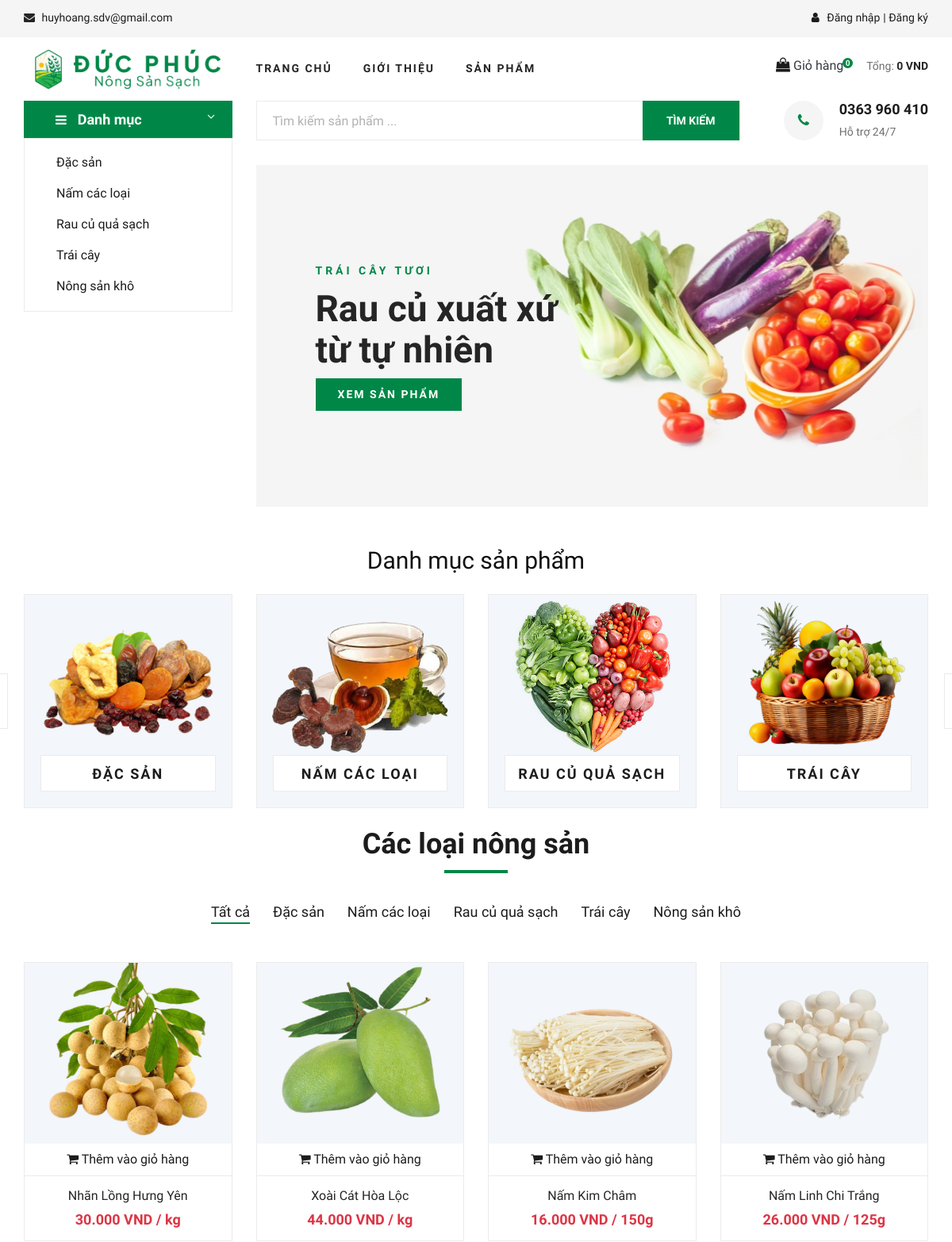
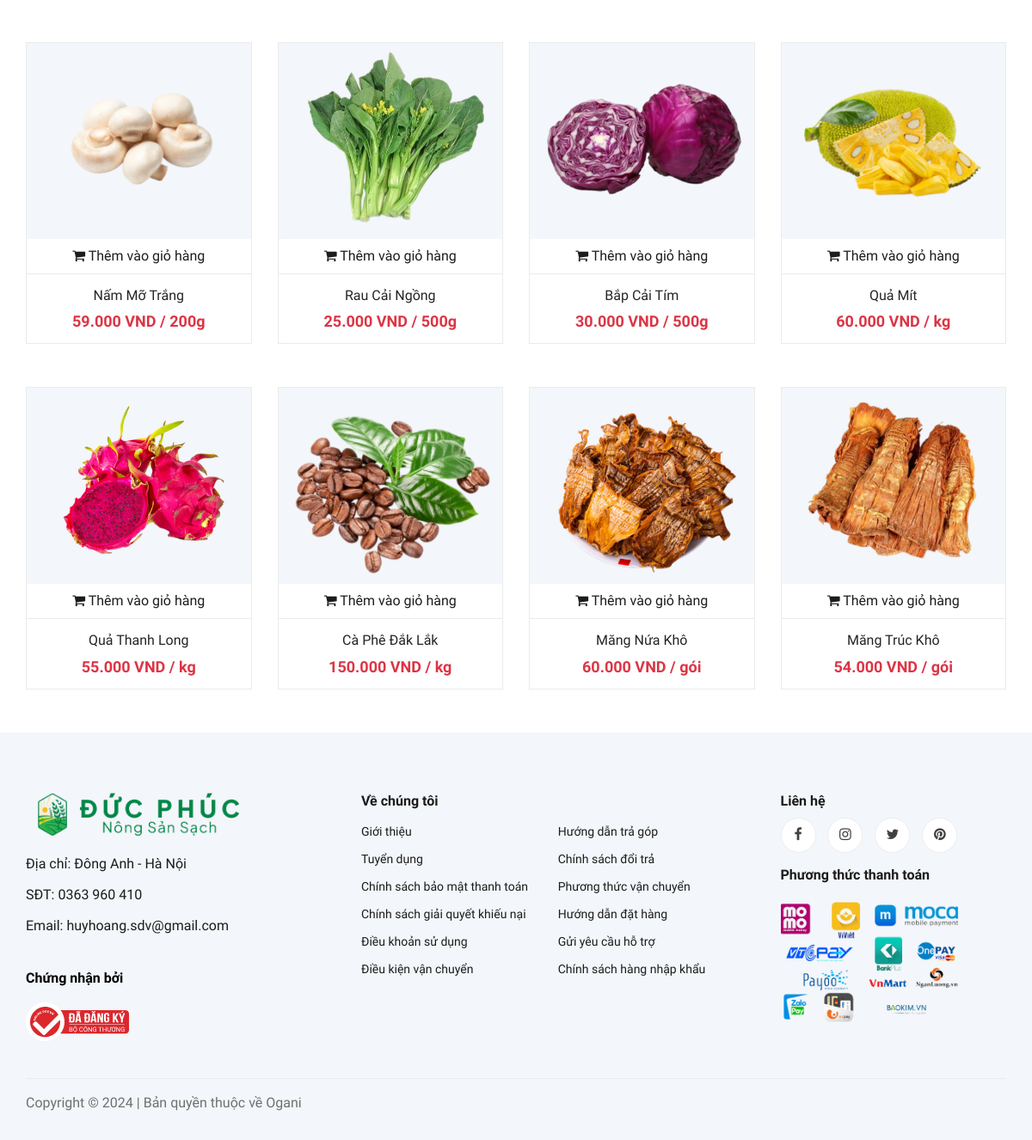
The page / on the database its author committed (2 pictures, top to bottom).
### tables this page shows
CREATE TABLE `categories` (
  `id` int(11) NOT NULL,
  `name` varchar(255) NOT NULL,
  `image` text NOT NULL
);

CREATE TABLE `products` (
  `id` int(11) NOT NULL,
  `name` varchar(255) NOT NULL,
  `price` int(11) NOT NULL,
  `qty` int(11) NOT NULL,
  `description` text DEFAULT NULL,
  `category_id` int(11) NOT NULL,
  `image` text NOT NULL,
  `unit` varchar(255) DEFAULT NULL
);

### helpers/helper.php (called while the page is built, shortened)
<?php
    function getCategories($connect)
    {
        $categories = [];
        $sql = "SELECT * FROM categories";
        $result = mysqli_query($connect, $sql);
        while ($row = mysqli_fetch_assoc($result)) {
            $categories[] = $row;
        }
        return $categories;
    }
    function getFeatureProducts($connect)
    {
        $products = [];
        $sql = "SELECT a.*, b.name category_name FROM products a, categories b WHERE a.category_id = b.id ORDER BY RAND() LIMIT 12";
        $result = mysqli_query($connect, $sql);
        while ($row = mysqli_fetch_assoc($result)) {
            $products[] = $row;
        }
        $category_id = array_column($products, "category_id");
        array_multisort($category_id, SORT_ASC, $products);
        return $products;
    }

### index.php (the view)
<?php
    include 'layouts/header.php';
    include 'inc/search.php';
?>
    <h3 class="text-center mb-4">Danh mục sản phẩm</h3>
<?php
    include 'inc/category.php';
?>
<section class="mt-4">
    <div class="container">
        <div class="row">
            <div class="col-lg-12">
                <div class="section-title">
                    <h2>Các loại nông sản</h2>
                </div>
                <div class="featured__controls">
                    <ul>
                        <li class="active" data-filter="*">Tất cả</li>
                        <?php foreach (getCategories($connect) as $category): ?>
                            <li data-filter=".<?= str_replace(' ', '', $category['name']) ?>"><?= $category['name'] ?></li>
                        <?php endforeach; ?>
                    </ul>
                </div>
            </div>
        </div>
        <div class="row featured__filter">
            <?php foreach (getFeatureProducts($connect) as $product): ?>
                <div class="col-lg-3 col-md-4 col-sm-6 mix <?= str_replace(' ', '', $product['category_name']) ?>">
                    <div class="featured__item">
                        <div class="featured__item__pic set-bg" data-setbg="assets/admin/img/products/<?= $product['image'] ?>">
                            <a href="product-details.php?id=<?= $product['id'] ?>" style="display: block; width: 100%; height: 100%;"></a>
                            <ul class="featured__item__pic__hover">
                                <li>
                                    <?php if ($product['qty'] > 0): ?>
                                        <a href="javascript:void(0)" onclick="addToCart(<?= $product['id'] ?>);"><i class="fa fa-shopping-cart"></i> Thêm vào giỏ hàng</a>
                                    <?php else: ?>
                                        <a href="javascript:void(0)" id="sold-out">Đã hết hàng</a>
                                    <?php endif; ?>
                                </li>
                            </ul>
                        </div>
                        <div class="featured__item__text">
                            <h6><a href="product-details.php?id=<?= $product['id'] ?>"><?= $product['name'] ?></a></h6>
                            <h5 class="text-danger text-center"><?= number_format($product['price'],-3,',','.') ?> VND / <?= $product['unit'] ?></h5>
                        </div>
                    </div>
                </div>
            <?php endforeach; ?>
        </div>
    </div>
</section>
<?php include 'layouts/footer.php'; ?>

### inc/search.php
<?php
    $file = basename($_SERVER['PHP_SELF'], '.php');
?>
<section class="hero<?= ($file !== 'index') ? ' hero-normal' : '' ?>">
    <div class="container">
        <div class="row">
            <div class="col-lg-3">
                <div class="hero__categories">
                    <div class="hero__categories__all">
                        <i class="fa fa-bars"></i>
                        <span>Danh mục</span>
                    </div>
                    <ul>
                        <?php foreach (getCategories($connect) as $category): ?>
                            <li><a href="product-category.php?id=<?= $category['id'] ?>"><?= $category['name'] ?></a></li>
                        <?php endforeach; ?>
                    </ul>
                </div>
            </div>
            <div class="col-lg-9">
                <div class="hero__search">
                    <div class="hero__search__form">
                        <form action="search.php" method="GET">
                            <input type="text" placeholder="Tìm kiếm sản phẩm ..." name="q">
                            <button type="submit" name="submit" class="site-btn">TÌM KIẾM</button>
                        </form>
                    </div>
                    <div class="hero__search__phone">
                        <div class="hero__search__phone__icon">
                            <i class="fa fa-phone"></i>
                        </div>
                        <div class="hero__search__phone__text">
                            <h5>0363 960 410</h5>
                            <span>Hỗ trợ 24/7</span>
                        </div>
                    </div>
                </div>
                <?php if ($file === 'index' || $file === 'webbannongsan'): ?>
                    <div class="hero__item set-bg" data-setbg="assets/client/img/hero/banner.jpg">
                        <div class="hero__text">
                            <span>TRÁI CÂY TƯƠI</span>
                            <h2>Rau củ xuất xứ<br />từ tự nhiên</h2>
                            <a href="product-grid.php" class="primary-btn">Xem sản phẩm</a>
                        </div>
                    </div>
                <?php endif; ?>
            </div>
        </div>
    </div>
</section>

### inc/category.php
<section class="categories">
    <div class="container">
        <div class="row">
            <div class="categories__slider owl-carousel">
                <?php foreach (getCategories($connect) as $category): ?>
                    <div class="col-lg-3">
                        <div class="categories__item set-bg" data-setbg="assets/admin/img/categories/<?= $category['image'] ?>">
                            <h5><a href="product-category.php?id=<?= $category['id'] ?>"><?= $category['name'] ?></a></h5>
                        </div>
                    </div>
                <?php endforeach; ?>
            </div>
        </div>
    </div>
</section>

### rows shown on the page
categories: name "Đặc sản", shows a picture, name "ĐẶC SẢN"
categories: name "Nấm các loại", shows a picture, name "NẤM CÁC LOẠI"
categories: name "Rau củ quả sạch", shows a picture, name "RAU CỦ QUẢ SẠCH"
categories: name "Trái cây", shows a picture, name "TRÁI CÂY"
categories: name "Nông sản khô"
products: shows a picture, name "Nhãn Lồng Hưng Yên", price "30.000", unit "kg"
products: shows a picture, name "Xoài Cát Hòa Lộc", price "44.000", unit "kg"
products: shows a picture, name "Nấm Kim Châm", price "16.000", unit "150g"
products: shows a picture, name "Nấm Linh Chi Trắng", price "26.000", unit "125g"
products: shows a picture, name "Nấm Mỡ Trắng", price "59.000", unit "200g"
products: shows a picture, name "Rau Cải Ngồng", price "25.000", unit "500g"
products: shows a picture, name "Bắp Cải Tím", price "30.000", unit "500g"
products: shows a picture, name "Quả Mít", price "60.000", unit "kg"
products: shows a picture, name "Quả Thanh Long", price "55.000", unit "kg"
products: shows a picture, name "Cà Phê Đắk Lắk", price "150.000", unit "kg"
products: shows a picture, name "Măng Nứa Khô", price "60.000", unit "gói"
products: shows a picture, name "Măng Trúc Khô", price "54.000", unit "gói"
